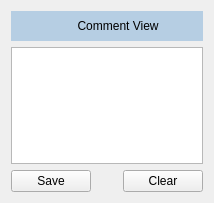
<?xml version="1.0" encoding="UTF-8"?>
<ui version="4.0">
 <class>Form</class>
 <widget class="QWidget" name="Form">
  <property name="geometry">
   <rect>
    <x>0</x>
    <y>0</y>
    <width>214</width>
    <height>203</height>
   </rect>
  </property>
  <property name="windowTitle">
   <string>Form</string>
  </property>
  <layout class="QGridLayout" name="gridLayout_2">
   <item row="0" column="0">
    <layout class="QGridLayout" name="gridLayout">
     <item row="3" column="0">
      <layout class="QHBoxLayout" name="horizontalLayout">
       <item alignment="Qt::AlignLeft">
        <widget class="QPushButton" name="saveComment">
         <property name="text">
          <string>Save</string>
         </property>
        </widget>
       </item>
       <item alignment="Qt::AlignRight">
        <widget class="QPushButton" name="clearComment">
         <property name="text">
          <string>Clear</string>
         </property>
        </widget>
       </item>
      </layout>
     </item>
     <item row="2" column="0">
      <widget class="QTextEdit" name="textEdit"/>
     </item>
     <item row="1" column="0">
      <layout class="QHBoxLayout" name="horizontalLayout_2">
       <item>
        <widget class="QLabel" name="label">
         <property name="minimumSize">
          <size>
           <width>0</width>
           <height>30</height>
          </size>
         </property>
         <property name="styleSheet">
          <string notr="true">background-color: rgb(182, 206, 227);</string>
         </property>
         <property name="text">
          <string>                    Comment View</string>
         </property>
        </widget>
       </item>
      </layout>
     </item>
    </layout>
   </item>
  </layout>
 </widget>
 <resources/>
 <connections/>
</ui>
